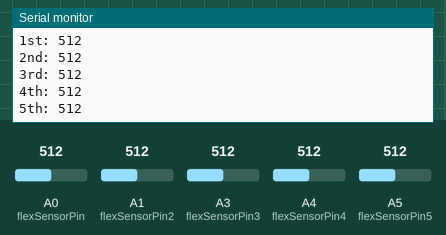
Simulated run of this sketch. Board: Arduino Uno, built with avr-gcc and run on an emulated ATmega328P. Shown: the last lines printed to the serial monitor. Inputs (shaded band) come from the test bench; at power-on: A0 (flexSensorPin) = 512, A1 (flexSensorPin2) = 512, A3 (flexSensorPin3) = 512, A4 (flexSensorPin4) = 512, A5 (flexSensorPin5) = 512.

Above: at 1.8 s.
1.9 s: A0 (flexSensorPin) set to 716
3.4 s: A1 (flexSensorPin2) set to 716
4.9 s: A3 (flexSensorPin3) set to 716
At 5.6 s:
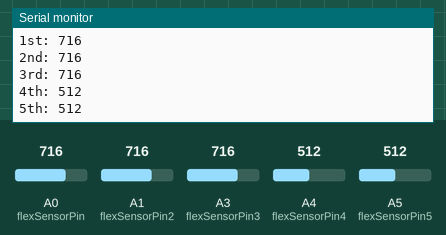
6.4 s: A4 (flexSensorPin4) set to 716
At 7.7 s:
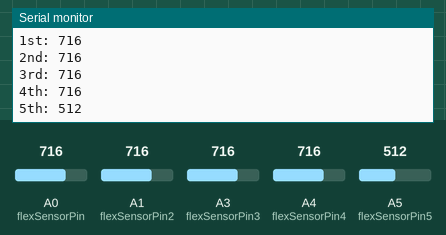
7.9 s: A5 (flexSensorPin5) set to 716
At 8.8 s:
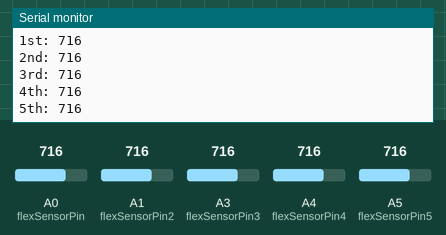
9.4 s: A0 (flexSensorPin) set to 992
Timing chart, 0 to 11.9 s (numbered marks = the images above; inputs shaded):
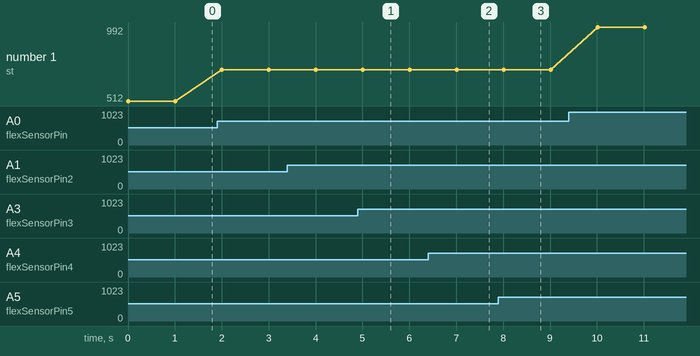

Measured:
- after the input at 4.9 s, the serial monitor: prints a new line after 0.11 s (image 1)
- after the input at 6.4 s, the serial monitor: prints a new line after 0.62 s (image 2)
- after the input at 7.9 s, the serial monitor: prints a new line after 0.12 s (image 3)
- plotted number 1: 512 → 716 after the input at 1.9 s, 716 → 992 after the input at 9.4 s

The sketch:

flex_test.ino
```cpp
int flexSensorPin = A0;
int flexSensorPin2 = A1;
int flexSensorPin3 = A3;
int flexSensorPin4 = A4;
int flexSensorPin5 = A5;

void setup() {
  // put your setup code here, to run once:
  Serial.begin(115200);
}

void loop() {
  // put your main code here, to run repeatedly:
  int flexSensorReading = analogRead(flexSensorPin);
  int flexSensorReading2 = analogRead(flexSensorPin2);
  int flexSensorReading3 = analogRead(flexSensorPin3);
  int flexSensorReading4 = analogRead(flexSensorPin4);
  int flexSensorReading5 = analogRead(flexSensorPin5);

  Serial.print("1st: ") ; Serial.println(flexSensorReading);
  Serial.print("2nd: ") ; Serial.println(flexSensorReading2);
  Serial.print("3rd: ") ; Serial.println(flexSensorReading3);
  Serial.print("4th: ") ; Serial.println(flexSensorReading4);
  Serial.print("5th: ") ; Serial.println(flexSensorReading5);
  delay(1000);
}
```
